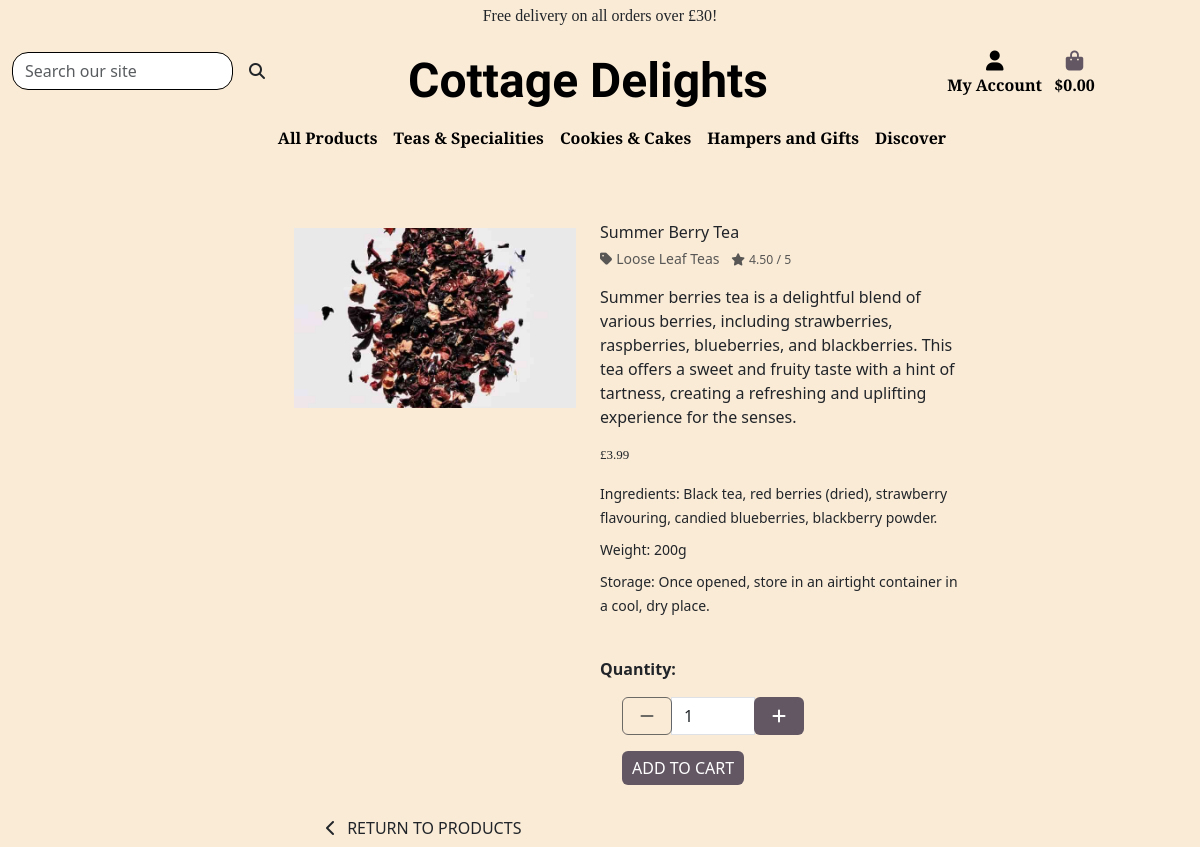
/products/4/, run on the app's committed database.
### products/models.py (models this page shows, shortened)
class Product(models.Model):
    category = models.ForeignKey(
        'category', null=True, blank=True, on_delete=models.SET_NULL)
    sku = models.CharField(max_length=100)
    name = models.CharField(max_length=250, null=True, blank=True)
    description = models.TextField()
    ingredients = models.CharField(max_length=450)
    weight = models.CharField(max_length=10, null=True, blank=True)
    storage = models.TextField(null=True, blank=True)
    price = models.DecimalField(max_digits=6, decimal_places=2)
    rating = models.DecimalField(
        max_digits=6, decimal_places=2, null=True, blank=True)
    image_url = models.URLField(max_length=1024, null=True, blank=True)
    image = models.ImageField(null=True, blank=True)

class Category(models.Model):
    class Meta:
        verbose_name_plural = 'Categories'
    name = models.CharField(max_length=250)
    friendly_name = models.CharField(max_length=250, null=True, blank=True)

### products/views.py (the view)
# urls.py: path('<int:product_id>/', views.productdetails, name='productdetails'),
def productdetails(request, product_id):
    product = get_object_or_404(Product, pk=product_id)
    context = {
        'product': product,
    }
    return render(request, 'products/productdetails.html', context)

### cart/contexts.py (called while the page is built, shortened)
def cart_contents(request):
    cart_items = []
    order_total = 0
    product_quant = 0
    cart = request.session.get('cart', {})
    if order_total < settings.FREE_DELIVERY_THRESHOLD:
        delivery = order_total * Decimal(
            settings.STANDARD_DELIVERY_PERCENTAGE / 100)
        free_delivery_delta = settings.FREE_DELIVERY_THRESHOLD - order_total
    else:
        delivery = 0
        free_delivery_delta = 0
    grand_total = delivery + order_total
    context = {
        'cart_items': cart_items,
        'order_total': order_total,
        'product_quant': product_quant,
        'delivery': delivery,
        'free_delivery_delta': free_delivery_delta,
        'free_delivery_threshold': settings.FREE_DELIVERY_THRESHOLD,
        'grand_total': grand_total,
    }
    return context

### products/templates/products/productdetails.html (shortened to what this page needs)
{% extends 'base.html' %}
{% load static %}
{% block page_header %}
<div class="container header-container">
</div>
{% endblock %}
{% block content %}
<div class="overlay"></div>
<div class="container-fluid mt-2">
    <div class=" container-fluid row mt-2">
        <div class="imgcontainer col-sm-12 col-md-6 col-lg-4 offset-2 me-0 mt-2">
            <div class="col-sm-12 w-100 image-container my-5">
                {% if product.image %}
                <a href="{{ product.image.url }}" target="_blank">
                    <img class="card-img-top img-fluid" src="{{ product.image.url }}" alt="{{ product.name }}">
                </a>
                {% else %}
                <a href="">
                    <img class="card-img-top img-fluid" src="{{ MEDIA_URL }}noimage-min.png" alt="{{ product.name }}">
                </a>
                {% endif %}
            </div>
        </div>
        <div class="detailcontainer col-sm-12 col-md-6 col-lg-4">
            <div class="productdetails-cont mb-4 mt-4 mt-md-5">
                <p class="mb-0">{{ product.name }}</p>
                {% if product.category %}
                <p class="small mt-1 mb-0">
                    <a class="text-muted" href="{% url 'products' %}?category={{ product.category.name }}">
                        <i class="fas fa-tag me-1"></i>{{ product.category.friendly_name }}
                    </a>
                    {% endif %}
                    {% if product.rating %}
                    <span class="mx-2"><small class="text-muted"><i class="fas fa-star me-1"></i>{{ product.rating }} /
                            5</small></span>
                    {% else %}
                    <small class="text-muted">No Rating</small>
                    {% endif %}</p>
                <p class="mt-3">{{ product.description }}</p>
                <p class="lead mb-0 text-left font-weight-bold">£{{ product.price }}</p>
                    <div class="row mt-3">
                        <div class="col md-6"><small>Ingredients: {{ product.ingredients }}</small></div>
                    </div>
                    <div class="row mt-2">
                        <div class="col md-6">
                            <small>Weight: {{ product.weight }}</small>
                        </div>
                    </div>
                    <div class="row mt-2">
                        <div class="col"><small>Storage: {{ product.storage }}</small>
                        </div>
                    </div>
            </div>
        </div>
    </div>
</div>
<div class="form-row quantitytitle">
    <div class="col-md-6">
        <p class="mt-3"><strong>Quantity:</strong></p>
    </div>
</div>
<div class="row mx-auto">
    <div class="quantcontainer col-md-6 col-lg-6 me-0 mx-auto mb-3">
        <form class="form col-md-4 quant-form me-1" action="{% url 'add_items' product.id %}" method="POST">
            <div class="form-group w-30">
                <div class="input-group input-group-{{ product.id }}">
                    <div class="input-group-prepend">
                        <button class="decrement-qty btn btn-black rounded-start decrement-qty_{{ product.id }}"
                            data-item_id="{{ product.id }}">
                            <span class="icon">
                                <i class="fas fa-minus"></i>
                            </span>
                        </button>
                    </div>
                    <input class="form-control qty_input id_qty_{{ product.id }}" type="number" name="quantity"
                        value="1" min="1" max="99" data-item_id="{{ product.id }}">
                    <div class="input-group-append">
                        <button class="increment-qty btn btn-black rounded-start increment-qty_{{ product.id }}"
                            data-item_id="{{ product.id }}">
                            <span class="icon">
                                <i class="fas fa-plus"></i>
                            </span>
                        </button>
                    </div>
                </div>
            </div>
            <div class="col-md-3 ms-0 mt-3 addtocart">
        <input type="submit" class="btn btn-black rounded text-uppercase" value="Add to Cart">
    </div>
</form>
    </div>
</div>
<div class="row">
    <div class="col-12 col-md-6 mx-auto mt-2">
        <a href="{% url 'products' %}" class="btn btn-outline-black rounded-0">
            <span class="icon">
                <i class="fas fa-chevron-left"></i>
            </span>
            <span class="text-uppercase me-3">Return to Products</span>
        </a>
    </div>
</div>
{% endblock %}

### static/css/base.css (style rules this page uses)
html { height: 100%; margin: 0; padding: 0; width: 100%; }
body { width: 100%; background-image: url('/media/elaine-howlin-FEpNmWh1fMc-unsplash-min.jpg'); background-repeat: no-repeat; background-size: cover; background-color: rgb(247, 235, 235); height: calc(76vh - 164px); }
.overlay { height: 100%; width: 100%; background-color: antiquewhite; z-index: -1; top: 0; left: 0; position: fixed; }
.header-container { padding-top: 164px; width: 100%; }
a.text-muted { text-decoration: none; }
.imgcontainer { padding-left: 90px; }
img.card-img-top { width: 100%; height: 15vw; object-fit: cover; }
.quant-form { padding-left: 10px; }
.icon { align-items: center; display: inline-flex; justify-content: center; height: 1.5rem; width: 1.5rem; }
p.lead { font-size: 13px; font-weight: 500; font-family: "Arbutus Slab", serif; }
a.btn-black, button.btn-black, input.btn-black, a.editbutton, span.btn-black { background: rgb(99, 87, 100); color: white; text-decoration: none; }
input.btn-black { border-style: none; border-radius: 5px; padding: 5px 10px; }
@media (min-width: 768px) { .container { width: 100%; } }
@media (min-width: 992px) { .header-container { padding-top: 164px; } }
@media screen and (min-width: 768px) and (max-width: 1755px) { html { width: 100%; } }
@media screen and (min-width: 768px) and (max-width: 1755px) { body { width: 100%; } }
@media screen and (min-width: 768px) and (max-width: 1755px) { div.container { width: 100%; } }
@media screen and (min-width: 576px) { div.quantcontainer { display: flex; } }
@media screen and (min-width: 885px) { div.quantitytitle { display: flex; justify-content: end; } }

### data on the page
Product: image (picture), name "Summer Berry Tea", category.friendly_name "Loose Leaf Teas", rating "4.50", description "Summer berries tea is a delightful blend of various berries, including strawberries, raspberries, blueberries, and blackberries. This tea offers a sweet and fruity taste with a hint of tartness, creating a refreshing and uplifting experience for the senses.", price "3.99", ingredients "Black tea, red berries (dried), strawberry flavouring, candied blueberries, blackberry powder.", weight "200g", storage "Once opened, store in an airtight container in a cool, dry place."

### other printed values
{{ free_delivery_threshold }} "30"
